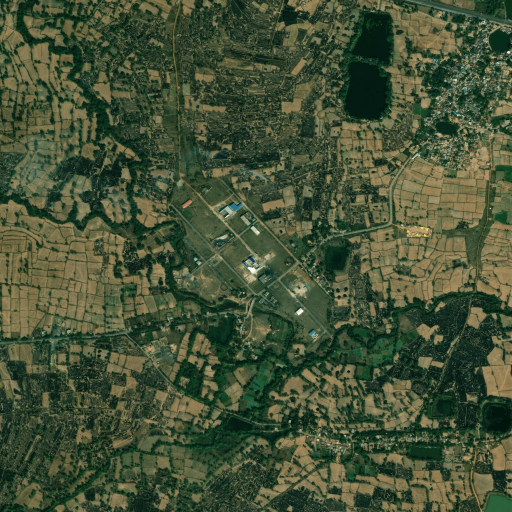
#> input picture backend/downloads/satellite_Kapan_2026-02-13.png, 1024 x 1024 px, found by its file name (shown at 1/2 size)
$ python mapping.py
#> lines starting #> are read from the running program, lines starting #| are printed output that depends on the picture; after the words box and inside, x2 and y2 are one past the last pixel; in counts of white or black regions, pixels touching at a corner belong together
import cv2
import numpy as np

# --------------------------
# 1. Load images
# --------------------------
base = cv2.imread("downloads\satellite_Kapan_2026-02-13.png")
#> base is the input picture: shape (1024, 1024, 3); mean B, G, R 54.7, 81.9, 69.1
overlay = cv2.imread("downloads\Kapan_2026-02-13.png")
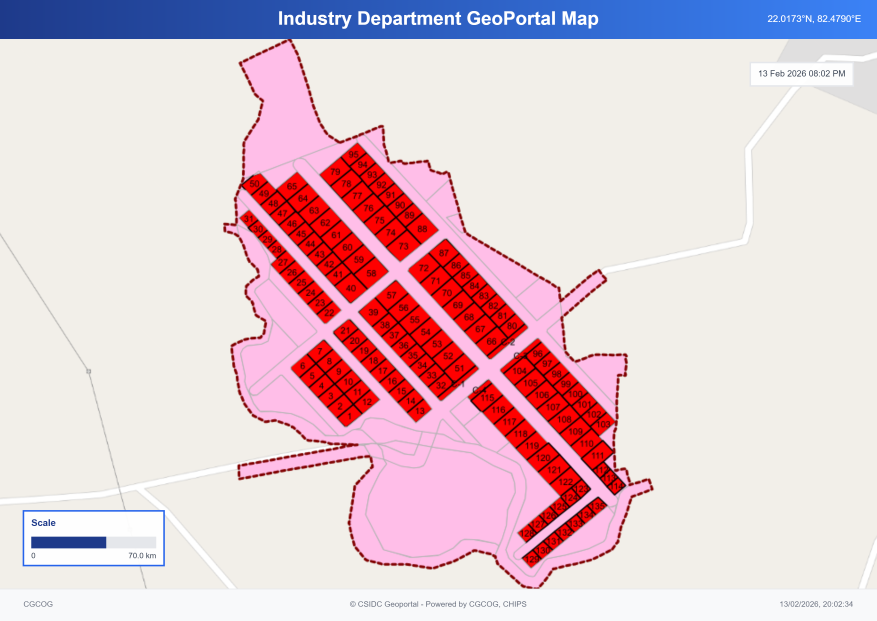
#> input picture backend/downloads/Kapan_2026-02-13.png, 3507 x 2481 px, found by its file name (shown at 1/4 size)
#> overlay is the input picture: shape (2481, 3507, 3); mean B, G, R 208.5, 200.6, 226.6

if base is None or overlay is None:
    print("Image not found. Check path.")
    exit()

# --------------------------
# 2. Extract roads (white lines)
# --------------------------

def extract_roads(img):
    gray = cv2.cvtColor(img, cv2.COLOR_BGR2GRAY)
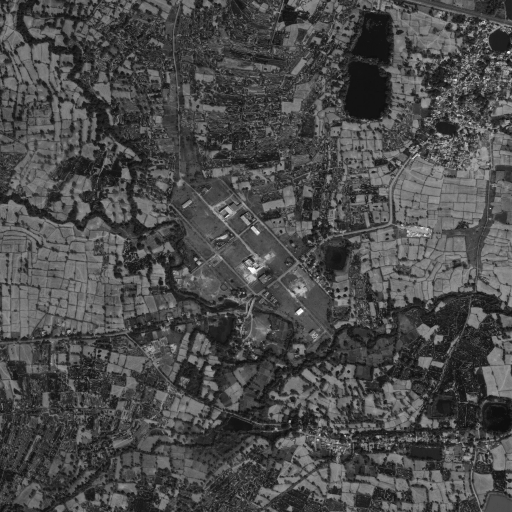
#> gray: shape (1024, 1024) (shown at 1/2 size); min 14, max 247, mean 75

    # Enhance white roads
    _, thresh = cv2.threshold(gray, 200, 255, cv2.THRESH_BINARY)
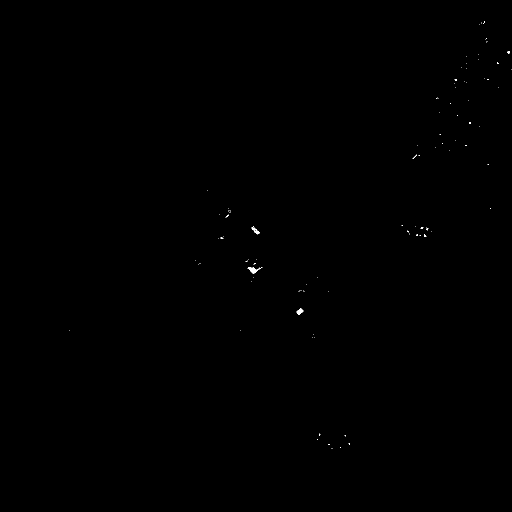
#> thresh: shape (1024, 1024) (shown at 1/2 size); 0.06% white; 98 white regions (94 under 20 px), largest, box (x1, y1, x2, y2) and area: (495, 534, 525, 548) 154, (593, 617, 607, 630) 101, (502, 453, 519, 469) 73, (1014, 102, 1020, 107) 23

    # Edge detection
    edges = cv2.Canny(thresh, 50, 150)
#> edges: shape (1024, 1024); 0.08% white in thin lines or dots, all inside (x1, y1, x2, y2) = (137, 42, 1024, 898)

    return edges

edges_base = extract_roads(base)
edges_overlay = extract_roads(overlay)
#> in extract_roads (call 2), `gray = cv2.cvtColor(img, cv2.COLOR_BGR2GRAY)`:
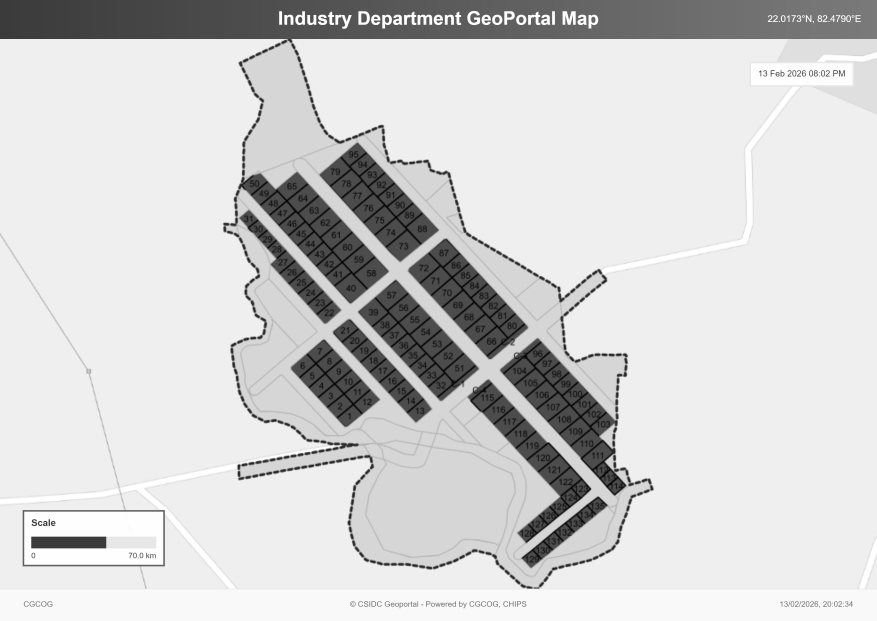
#> gray: shape (2481, 3507) (shown at 1/4 size); min 0, max 255, mean 209.1
#> in extract_roads (call 2), `_, thresh = cv2.threshold(gray, 200, 255, cv2.THRESH_BINARY)`:
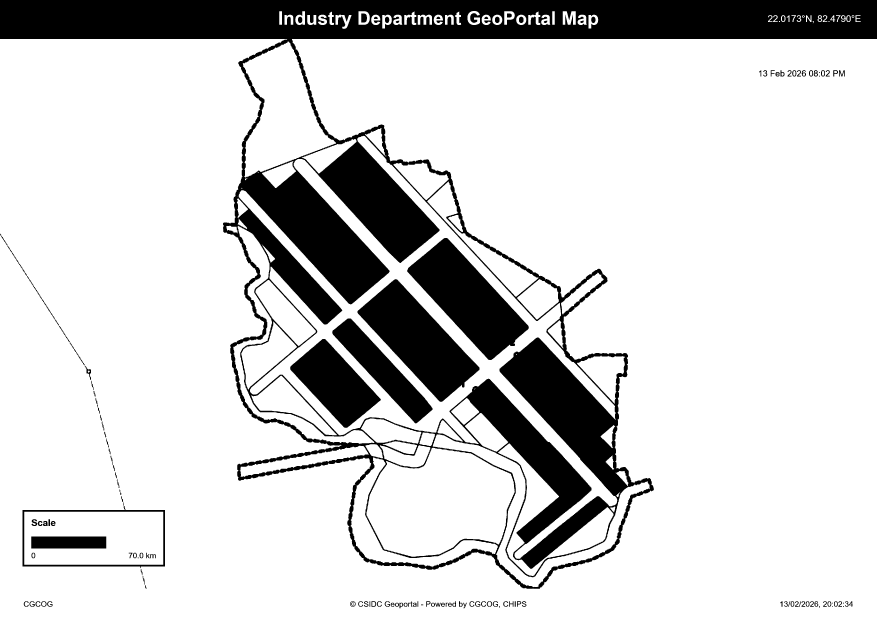
#> thresh: shape (2481, 3507) (shown at 1/4 size); 82.3% white; 145 black regions (9 under 20 px), largest, box (x1, y1, x2, y2) and area: (0, 0, 3507, 2355) 1180240, (1629, 952, 2115, 1440) 103869, (1430, 1117, 1918, 1607) 103137
#> in extract_roads (call 2), `edges = cv2.Canny(thresh, 50, 150)`:
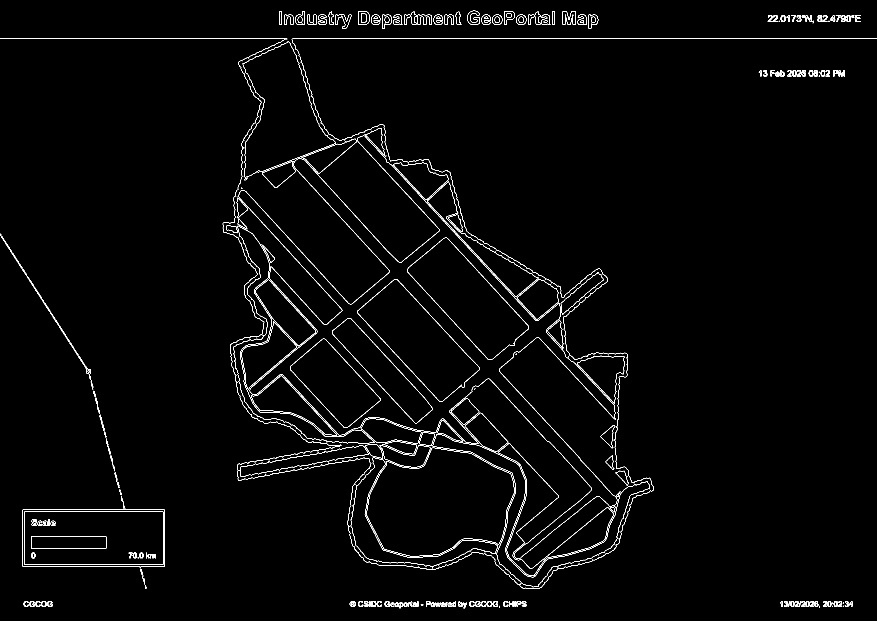
#> edges: shape (2481, 3507) (shown at 1/4 size); 0.96% white in thin lines or dots

# --------------------------
# 3. Feature detection on edges only
# --------------------------
orb = cv2.ORB_create(8000)

kp1, des1 = orb.detectAndCompute(edges_base, None)
#> kp1 = 645 keypoints; strongest (x, y, size): (457, 425, 31), (507, 544, 31), (598, 625, 37.2), (521, 537, 31)
kp2, des2 = orb.detectAndCompute(edges_overlay, None)
#> kp2 = 8029 keypoints; strongest (x, y, size): (618, 2220, 31), (3266, 301, 31), (3098, 83, 31), (3065, 292, 31)

if des1 is None or des2 is None:
    print("Feature detection failed.")
    exit()

bf = cv2.BFMatcher(cv2.NORM_HAMMING)
matches = bf.knnMatch(des1, des2, k=2)
#> matches = 645 matches

# Lowe ratio test
good = []
for m, n in matches:
    if m.distance < 0.75 * n.distance:
        good.append(m)
#> after the loop, good = 21 matches

if len(good) < 10:
    print("Not enough matches found.")
    exit()

pts_base = np.float32([kp1[m.queryIdx].pt for m in good]).reshape(-1,1,2)
#> pts_base = 21 rows, first 8: [839, 311], [455, 421], [838.8, 310.8], [826.8, 316.8], [517.2, 466.8], [442.8, 472.8], [523.2, 532.8], [596.4, 583.2]
pts_overlay = np.float32([kp2[m.trainIdx].pt for m in good]).reshape(-1,1,2)
#> pts_overlay = 21 rows, first 8: [580.6, 2351.8], [3364.6, 279.5], [580.6, 2351.8], [585.6, 2353.2], [3038.5, 286.7], [584, 2349], [3375.4, 279.4], [585.6, 2353.2]

# --------------------------
# 4. Compute Homography
# --------------------------
H, mask = cv2.findHomography(pts_overlay, pts_base, cv2.RANSAC, 5.0)
#> H = [[2.01, -0.752, 1187], [2.43, -0.0914, -980.8], [0.00428, -0.00119, 1]]; mask = 21 values, max 1 at index 0, min 0 at index 1, mean 0.333

if H is None:
    print("Homography failed.")
    exit()

# --------------------------
# 5. Warp overlay image
# --------------------------
h, w, _ = base.shape
#> h = 1024; w = 1024
warped_overlay = cv2.warpPerspective(overlay, H, (w, h))

# --------------------------
# 6. Extract pink boundary
# --------------------------
hsv = cv2.cvtColor(warped_overlay, cv2.COLOR_BGR2HSV)
#> hsv: shape (1024, 1024, 3); mean H, S, V 11.1, 3.7, 55.5

lower_pink = np.array([140, 50, 50])
upper_pink = np.array([170, 255, 255])

mask_pink = cv2.inRange(hsv, lower_pink, upper_pink)
#> mask_pink: shape (1024, 1024); 0.31% white; 83 white regions (82 under 20 px), largest, box (x1, y1, x2, y2) and area: (502, 285, 607, 544) 2951

# Clean mask
kernel = np.ones((3,3), np.uint8)
mask_pink = cv2.morphologyEx(mask_pink, cv2.MORPH_CLOSE, kernel)
#> mask_pink: shape (1024, 1024); 0.41% white; 12 white regions (11 under 20 px), largest, box (x1, y1, x2, y2) and area: (502, 285, 609, 544) 4269

# --------------------------
# 7. Overlay boundary
# --------------------------
result = base.copy()
result[mask_pink > 0] = [0, 0, 255]
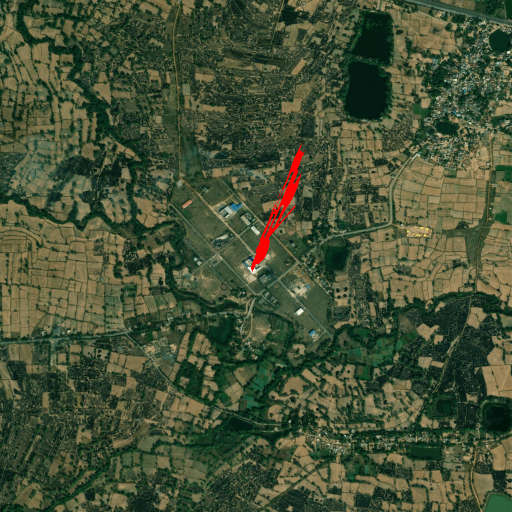
#> result: shape (1024, 1024, 3) (shown at 1/2 size); 0.41% of pixels changed, all inside (x1, y1, x2, y2) = (502, 283, 611, 544)

cv2.imwrite("final_mapped_result.png", result)

print("SUCCESS! Check final_mapped_result.png")
